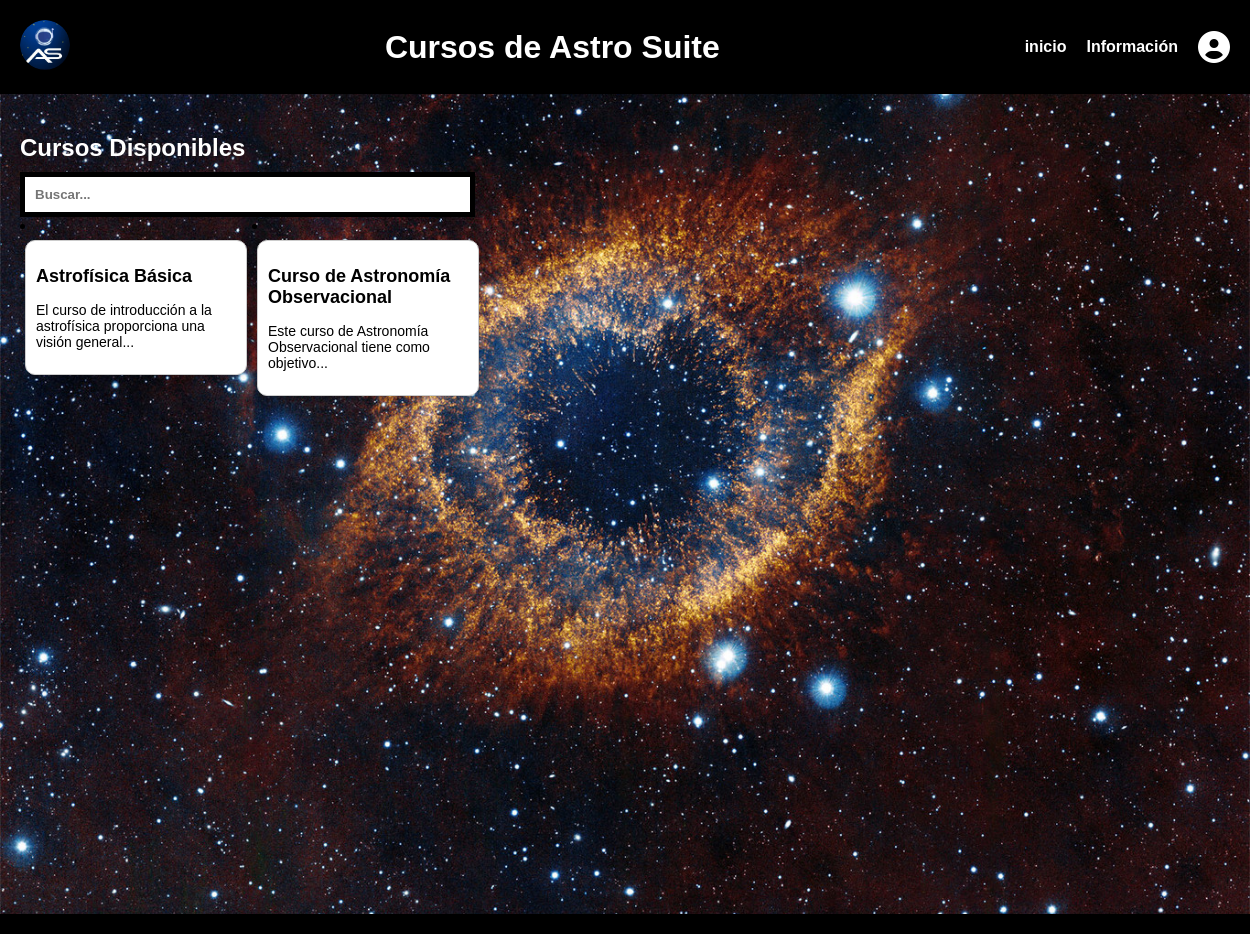
The page /cursos.php on the database its author committed.
### tables this page shows
CREATE TABLE `cursos` (
  `id_curso` int(11) NOT NULL AUTO_INCREMENT,
  `nombre` varchar(45) DEFAULT NULL,
  `descripcion` varchar(500) DEFAULT NULL,
  `imagen` varchar(100) DEFAULT NULL,
  `dificultad` varchar(20) DEFAULT NULL,
  `test` varchar(45) DEFAULT NULL,
  PRIMARY KEY (`id_curso`),
  UNIQUE KEY `id_cursos_UNIQUE` (`id_curso`)
);

### cursos.php (the view, shortened to what this page needs)
<!DOCTYPE html>
<html lang="es">
<head>
    <link rel="stylesheet" href="https://cdnjs.cloudflare.com/ajax/libs/font-awesome/6.4.2/css/all.min.css"/>
    <link rel="stylesheet" href="css/cursos.css">
</head>
<body>
<header>
        <div class="logo">
            <img id="logo" src="image/logo2.jpeg">
        </div>
        <div class="title">
            <h1>Cursos de Astro Suite</h1>
        </div>
        <nav>
            <ul>
                <li><a href="inicio.php">inicio</a></li>
                <li><a href="informacion.php">Información</a></li>
                <?php
                    if (isset($_SESSION['active']) && isset($_SESSION['nombre'])) {
                        $nombre = $_SESSION['nombre'];
                        echo '<div class="sidebar">
                            <div class="user-panel mt-3 pb-3 mb-3 d-flex">
                                <div class="image">
                                    <a href="perfil.php">
                                        <i class="fas fa-user-circle fa-2x text-info"></i>
                                    </a>
                                </div>
                                <div class="info">
                                    <a href="perfil.php" class="d-block"></a>
                                </div>
                            </div>
                        </div>';
                    } else {
                        echo '<div class="sidebar">
                            <div class="user-panel mt-3 pb-3 mb-3 d-flex">
                                <div class="image">
                                    <a href="perfil.php">
                                        <i class="fas fa-user-circle fa-2x text-info"></i>
                                    </a>
                                </div>
                            </div>
                        </div>';
                    }
                ?>
            </ul>
        </nav>
    </header>
    <main>
        <section class="cursos">
            <h2>Cursos Disponibles</h2>
            <input type="text" name="buscador" list="list" id="buscador" placeholder="Buscar...">
            <div class="container">
                <div id="card">
                    <?php
                    include "conexion.php";
                    $sql = "SELECT * FROM cursos";
                    $result = $conexion->query($sql);
                    if ($result->num_rows > 0) {
                        while ($row = $result->fetch_assoc()) {
                            echo '<li>';
                            echo '<a style="text-decoration:none" href="curso.php?id=' . $row["id_curso"] . '"><div class="curso">';
                            echo '<h1>' . $row["nombre"] . '</h1>';
                            echo '<p>' . $row["descripcion"] . '</p>';
                            echo '</li>';
                            echo '</div></a></ul>';
                        }
                    }
                    ?>
        </section>
    </main>
    <footer>
    </footer>
</body>
</html>

### css/cursos.css (style rules this page uses)
body { font-family: Arial, sans-serif; margin: 0; padding: 0; background-image: url("../image/Cursos background.jpg"); background-size: cover; background-attachment: fixed; background-repeat: no-repeat; background-position: center; }
header { background-color: #000000; color: white; padding: 20px; display: flex; justify-content:space-between; align-items: center; flex-wrap: wrap; }
.title h1 { margin: 0; color: white; }
.logo img { width: 50px; height: 50px; margin-right: 10px; border-radius: 50%; }
#logo { border-radius: 50%; }
nav ul { list-style: none; padding: 0; margin: 0; display: flex; align-items: center; }
nav li { display: inline; margin-right: 20px; }
nav a { text-decoration: none; color: white; font-weight: bold; }
section { width: 100vw; height: 100vh; display: flex; flex-direction: column;; }
input { width: 34vw; padding: 10px; outline: none; border: 5px solid #000000; font-weight: 600; }
.cursos { padding: 20px; }
.cursos h2 { font-size: 24px; margin-bottom: 10px; color: white; }
.container { display: flex; flex-wrap: wrap; }
.curso { background-color: #fff; border: 1px solid #ccc; border-radius: 10px; padding: 10px; margin: 5px; box-shadow: 0 2px 4px rgba(0, 0, 0, 0.1); transition: box-shadow 0.3s ease; width: 200px; overflow: auto; max-height: 184px; }
.curso h1 { font-size: 18px; color: #000; }
.curso p { font-size: 14px; color: #000; }
footer { background-color: #000000; color: white; text-align: center; padding: 10px; position: fixed; bottom: 0; width: 100%; }
.container { display: flex; }

### rows shown on the page
cursos: nombre "Astrofísica Básica", descripcion "El curso de introducción a la astrofísica proporciona una visión general..."
cursos: nombre "Curso de Astronomía Observacional", descripcion "Este curso de Astronomía Observacional tiene como objetivo..."
